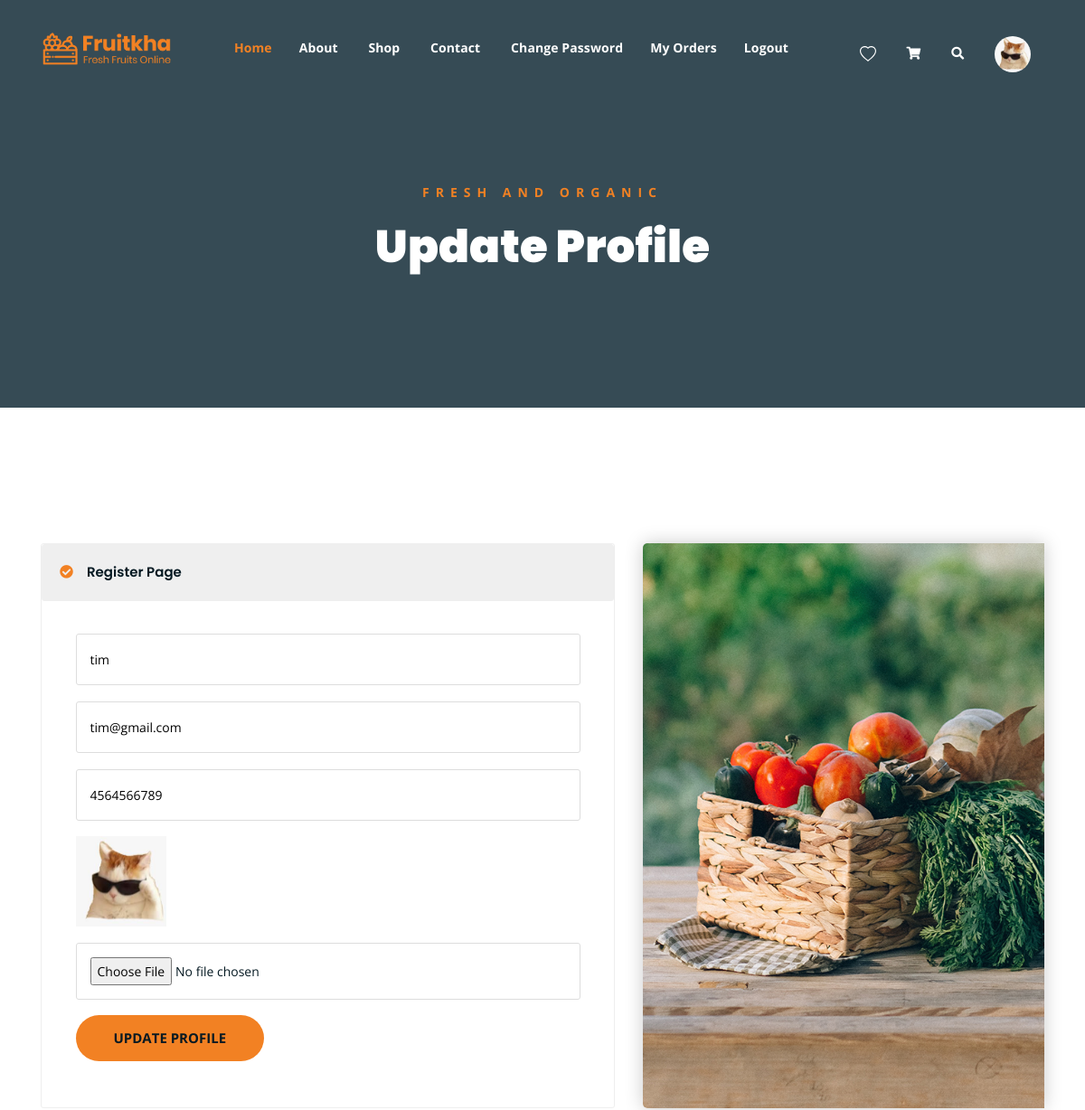
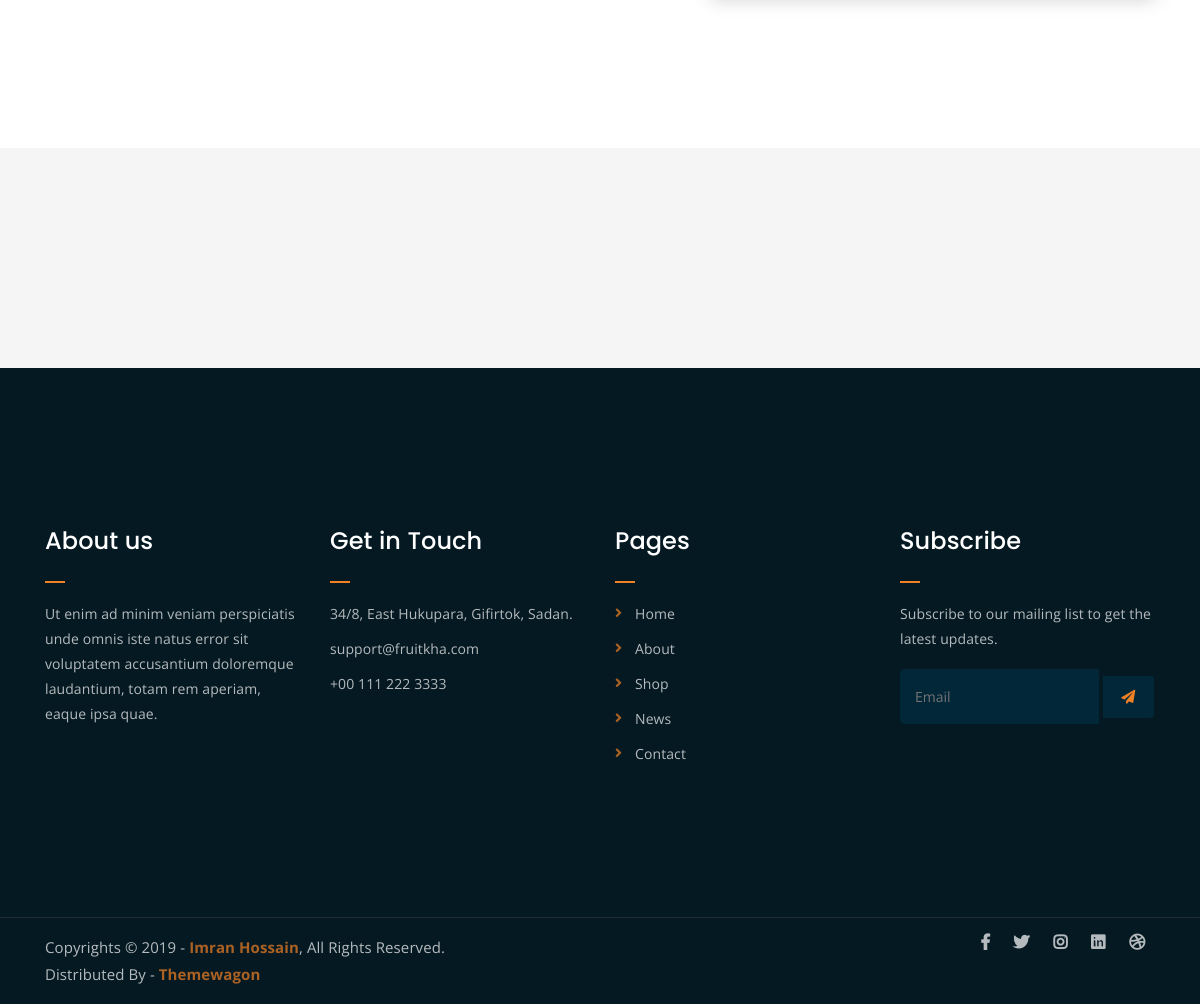
The app's page /uprofile/ (signed in) with its own data (2 pictures, top to bottom).
### myapp/models.py (models this page shows, shortened)
class User(models.Model):
    usertype = models.CharField(max_length=20,default="buyer")
    name = models.CharField(max_length=30)
    email = models.EmailField(unique=True)
    mobile = models.BigIntegerField(unique=True)
    password = models.CharField(max_length=20)
    profile = models.ImageField(default="",upload_to="pictures/")

### myapp/views.py (the view)
# urls.py: path('uprofile/', views.uprofile, name='uprofile'),
def uprofile(request):
    try:
        user = User.objects.get(email=request.session['email'])
        if request.method == "POST":
            user.name = request.POST['name']
            user.mobile = request.POST['mobile']
            try:
                user.profile = request.FILES['profile']
                user.save()
            except:
                pass
            request.session['profile'] = user.profile.url
            user.save()
            if user.usertype == "buyer":
                return render(request, 'index.html', {'user': user})
            else:
                return render(request, 'sindex.html', {'user': user})
        else:
            if user.usertype == "buyer":
                return render(request, 'uprofile.html', {'user': user})
            else:
                return render(request, 'sprofile.html', {'user': user})
    except Exception as e:
        print(e)
        return redirect('login')

### myapp/templates/uprofile.html (shortened to what this page needs)
{% extends 'header.html' %}
{% load static %}
{% block content %}
<!DOCTYPE html>
<html lang="en">
	<div class="breadcrumb-section breadcrumb-bg">
		<div class="container">
			<div class="row">
				<div class="col-lg-8 offset-lg-2 text-center">
					<div class="breadcrumb-text">
						<p>Fresh and Organic</p>
						<h1>Update Profile</h1>
					</div>
				</div>
			</div>
		</div>
	</div>
	<div class="checkout-section mt-150 mb-150">
            <div class="container">
                <div class="feature-bg">
                <div class="row">
                    <div class="col-lg-7">
                        <div class="checkout-accordion-wrap">
                            <div class="accordion" id="accordionExample">
                            <div class="card single-accordion">
                                <div class="card-header" id="headingOne">
                                <h5 class="mb-0">
                                    <button class="btn btn-link" type="button" data-toggle="collapse" data-target="#collapseOne" aria-expanded="true" aria-controls="collapseOne">
                                    Register Page
                                    </button>
                                </h5>
                                </div>
                                <div id="collapseOne" class="collapse show" aria-labelledby="headingOne" data-parent="#accordionExample">
                                <div class="card-body">
                                    <div class="billing-address-form">
                                        <form action="{% url 'uprofile' %}" method="post" class="bg-white p-0 contact-form" enctype="multipart/form-data">
                                            <p><input type="text" placeholder="Enter Name" name="name" value="{{user.name}}"></p>
                                            <p><input type="email" placeholder="Enter Email" name="email" value="{{user.email}}" readonly></p>
                                            <p><input type="tel" placeholder="Enter Mobile Number" name="mobile" value="{{user.mobile}}"></p>
                                            <p><img src="{{user.profile.url}}" style="height:100px;width:100px"></p>
                                            <p><input type="file" name="profile"></p>
                                            <div class="form-group">
                                                <input type="submit" value="Update Profile" class="btn btn-primary py-3 px-5">
                                            </div>
                                        </form>
                                    </div>
                                </div>
                            </div>
                            </div>
						</div>
					</div>
                </div>
				</div>
            </div>
        </div>
	<div class="logo-carousel-section">
		<div class="container">
			<div class="row">
				<div class="col-lg-12">
					<div class="logo-carousel-inner">
						<div class="single-logo-item">
							<img src="{% static 'img/company-logos/1.png' %}" alt="">
						</div>
						<div class="single-logo-item">
							<img src="{% static 'img/company-logos/2.png' %}" alt="">
						</div>
						<div class="single-logo-item">
							<img src="{% static 'img/company-logos/3.png' %}" alt="">
						</div>
						<div class="single-logo-item">
							<img src="{% static 'img/company-logos/4.png' %}" alt="">
						</div>
					</div>
				</div>
			</div>
		</div>
	</div>
</body>
</html>
{% endblock %}

### myapp/static/css/main.css (style rules this page uses)
html { font-size: 14px; font-weight: 400; line-height: 28px; height: 100%; }
body { font-family: "Open Sans", sans-serif; font-weight: 400; font-size: 1rem; letter-spacing: 0.1px; line-height: 1.8; color: #051922; overflow-x: hidden; }
body img { max-width: 100%; }
h1, .h1, h2, .h2, h3, .h3, h4, .h4, h5, .h5, h6, .h6 { font-family: "Poppins", sans-serif; font-weight: 700; margin: 0 0 1.25rem 0; color: #051922; }
h1:last-child, .h1:last-child, h2:last-child, .h2:last-child, h3:last-child, .h3:last-child, h4:last-child, .h4:last-child, h5:last-child, .h5:last-child, h6:last-child, .h6:last-child { margin: 0; }
h1, .h1 { font-size: 4rem; font-weight: 700; line-height: 4rem; }
h5, .h5 { font-size: 1.25rem; font-weight: 700; line-height: 1.5rem; }
p { font-family: "Open Sans", sans-serif; font-weight: 400; font-size: 1rem; letter-spacing: 0.1px; line-height: 1.8; color: #051922; margin: 0 0 1.25rem 0; }
.mt-150 { margin-top: 150px; }
.mb-150 { margin-bottom: 150px; }
.breadcrumb-bg { background-image: url(../img/breadcrumb-bg.jpg); }
.breadcrumb-text p { color: #F28123; font-weight: 700; text-transform: uppercase; letter-spacing: 7px; }
.breadcrumb-text h1 { font-size: 50px; font-weight: 900; color: #fff; margin: 0; margin-top: 20px; }
.breadcrumb-section { padding: 150px 0; background-size: cover; background-position: center center; position: relative; z-index: 1; background-attachment: fixed; padding-top: 200px; }
.breadcrumb-section:after { position: absolute; left: 0; top: 0; width: 100%; height: 100%; content: ""; background-color: #07212e; z-index: -1; opacity: 0.8; }
.single-logo-item img { max-width: 180px; margin: 0 auto; }
.logo-carousel-section { background-color: #f5f5f5; padding: 50px 0; }
.single-logo-item { -webkit-transition: 0.3s; -o-transition: 0.3s; transition: 0.3s; }
input[type="submit"] { -webkit-transition: 0.3s; -o-transition: 0.3s; transition: 0.3s; border-radius: 50px !important; }
html, body { height: 100%; }
input[type="submit"] { background-color: #F28123; color: #051922; font-weight: 700; text-transform: uppercase; font-size: 15px; border: none !important; cursor: pointer; padding: 15px 25px; border-radius: 3px; }
.feature-bg { position: relative; margin: 150px 0; }
.feature-bg:after { background-image: url(../img/feature-bg.jpg); position: absolute; right: 0; top: 0; width: 40%; height: 100%; content: ""; background-size: cover; background-position: center; border-top-left-radius: 5px; -webkit-box-shadow: 0 0 20px #cacaca; box-shadow: 0 0 20px #cacaca; border-bottom-left-radius: 5px; }
.card.single-accordion { margin-bottom: 15px; border-bottom: 1px solid #EFEFEF !important; }
.card.single-accordion .card-header { background-color: #fff; border: none; padding: 0; }
.card.single-accordion:last-child { margin-bottom: 0; }
.card.single-accordion .card-header h5 button { color: #051922; font-size: 15px; display: block; width: 100%; text-align: left; padding: 20px; text-decoration: none; border: none; background-color: #EFEFEF; position: relative; padding-left: 50px; font-weight: 600; }
.card.single-accordion { border: 1px solid #F9F9F9; }
.billing-address-form { padding: 20px; }
.billing-address-form form p input { border: 1px solid #ddd; padding: 15px; width: 100%; border-radius: 3px; }
.card.single-accordion .card-header h5 button:before { position: absolute; left: 20px; top: 50%; content: "\f058"; font-family: "Font Awesome 5 Free"; font-weight: 900; line-height: 22px; margin-top: -11px; color: #F28123; }
.card.single-accordion { border: 1px solid #eeeeee; }

### records on screen
User: name "tim", email "tim@gmail.com", mobile "4564566789", profile (picture)
